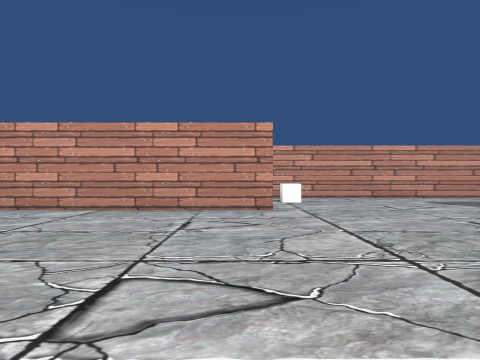
View 1 (above)

21 first-person views from a walk through a Unity game level. The camera is 1.2 m above the floor, looks level and sees 75° across. The floor is counted in squares, 2 m on a side. Each view is taken from the middle of a square. On the plan, view 1 faces up. The plan holds only what a view shows up to about 9 squares ahead; the rest is blank. The place goes on beyond the plan. The player character is not drawn. Some surface patterns are stand-ins.

View 2
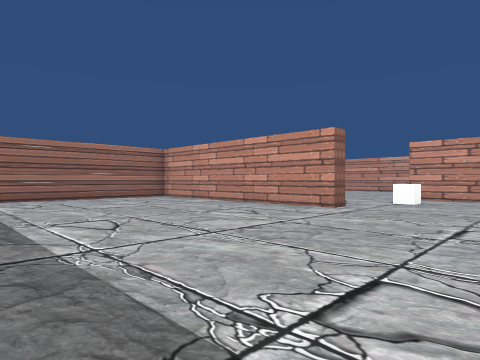

View 3
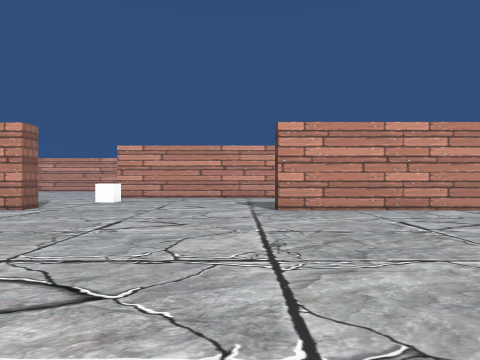

View 4
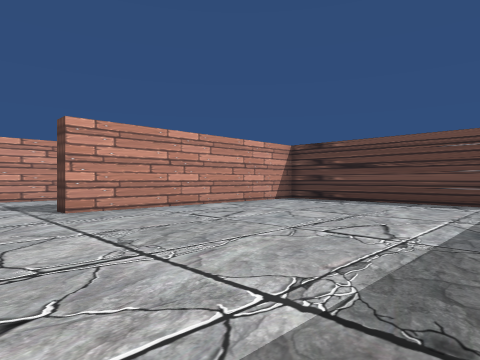

View 5
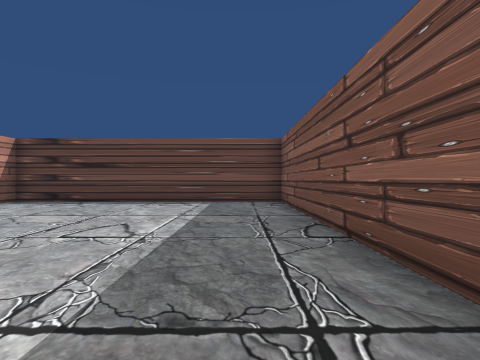

View 6
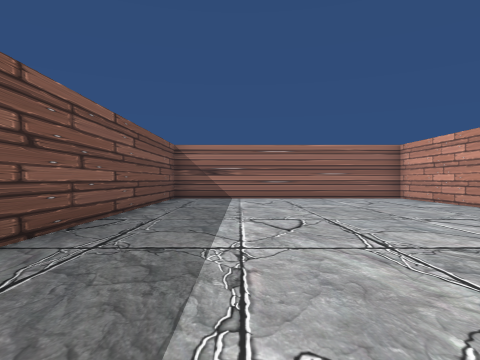

View 7
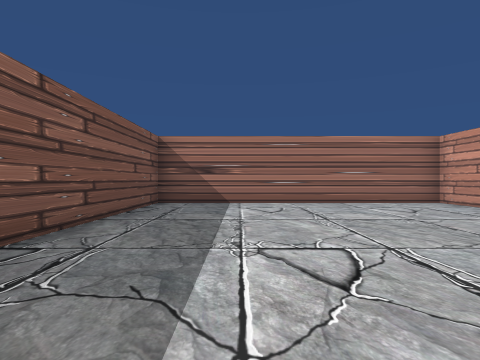

View 8
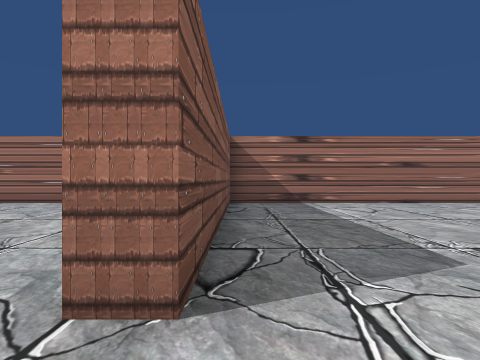

View 9
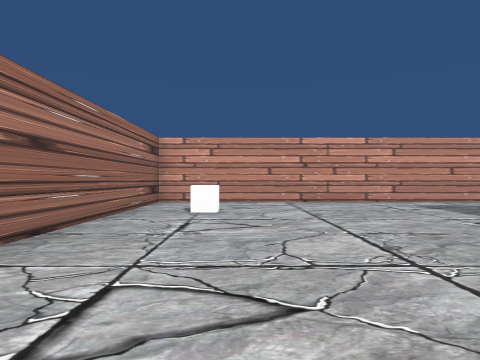

View 10
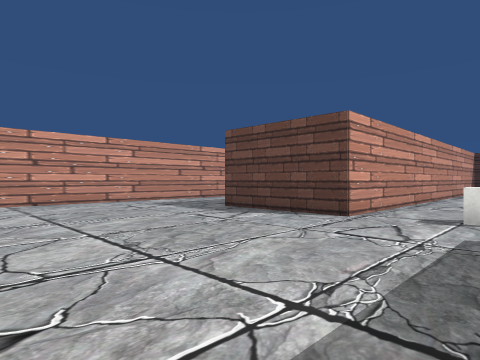

View 11
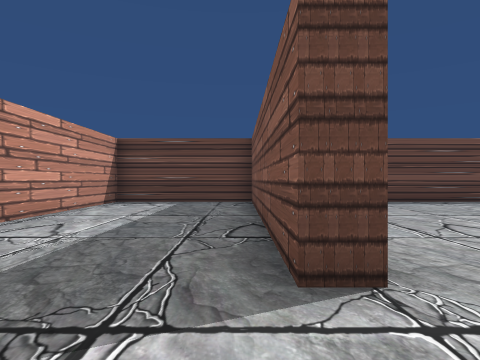

View 12
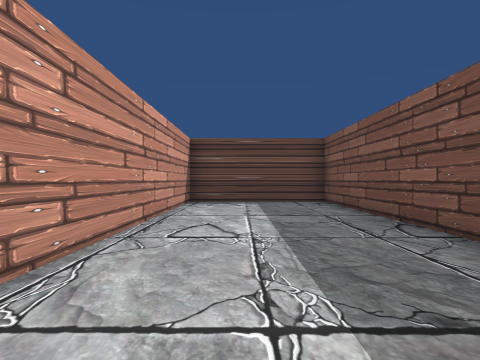

View 13
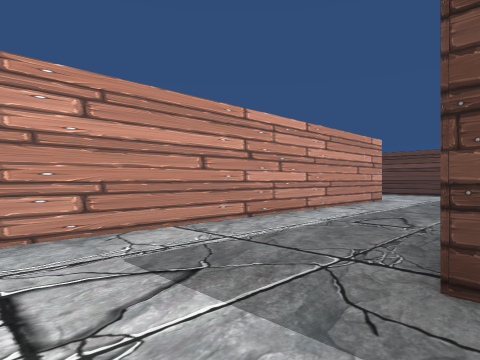

View 14
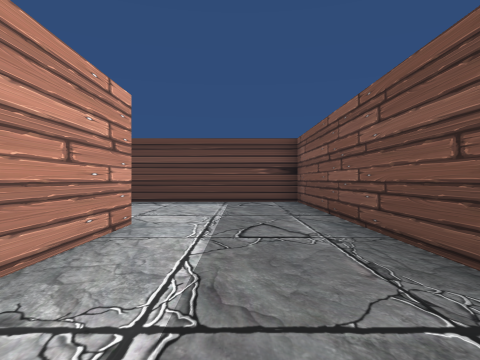

View 15
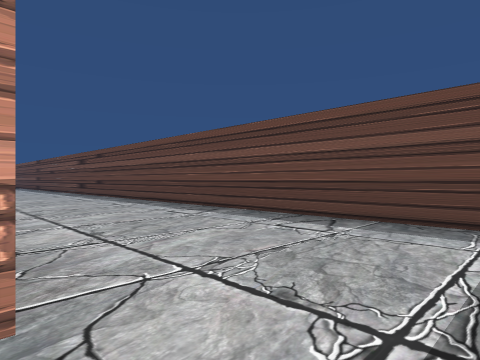

View 16
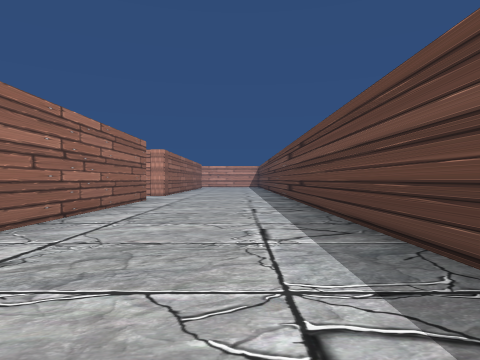

View 17
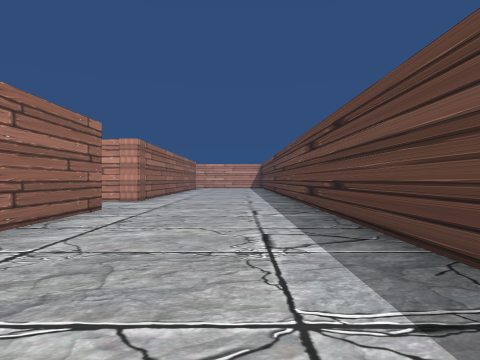

View 18
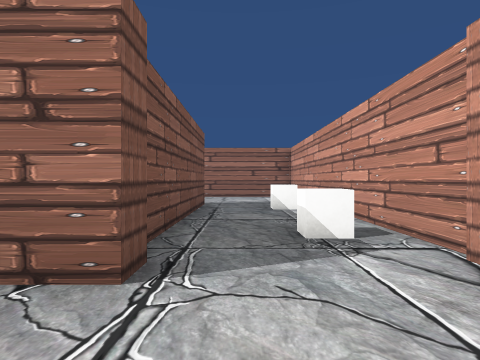

View 19
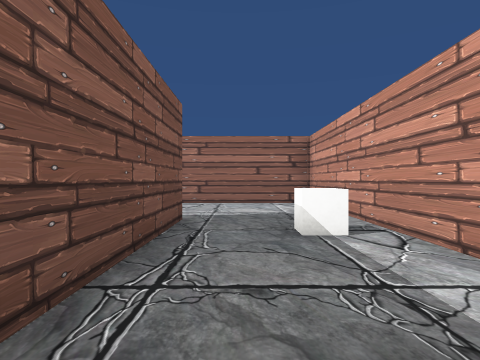

View 20
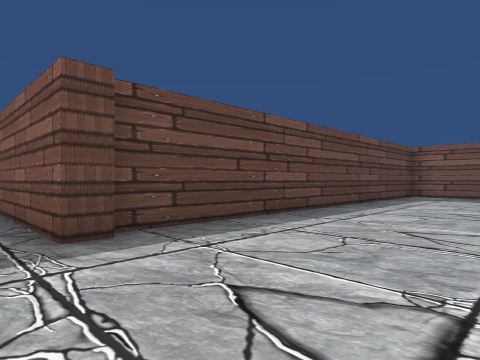

View 21
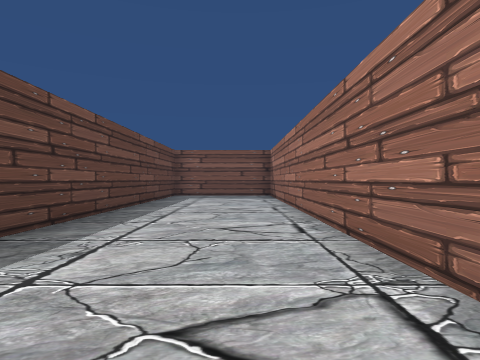

### Floor plan
Points are (right, up) in squares from view 1. A wall is a line through its corners. A room is listed if a view was taken in it or the views show most of it. See-through windows are left out.
Room 1 (views 1, 2, 3, 4, 5, 6, 7, 8, 9, 10, 11, 12, 13, 14, 15, 16, 17, 18)
walls: (6, 13.4) (12.6, 13.4) (12.6, 31); (8.2, 16.5) (-6.2, 16.5) (-6.2, 6.8); (-5.8, 6.7) (0.7, 6.7) (0.7, 6.2) (-6.2, 6.2) (-6.2, -1.1) (1.2, -1.1); (5.4, -1.1) (12.6, -1.1) (12.6, 6.2) (5.7, 6.2) (5.7, 6.7) (12.6, 6.7) (12.6, 10.4) (0.9, 10.4) (0.9, 13.5); (8.2, 28.3) (8.2, 22.6)
ways out: opening at (8, 29.5) to room 2
objects: cube (-5, 14); cube (1, 9)
Room 2 (views 19, 20, 21)
walls: (2.2, 27.5) (2.2, 28.1) (7.1, 28.1); (2.5, 19.8) (2.5, 27.5); (7.6, 28.3) (8.2, 28.3); (8.2, 30.8) (-1.2, 30.8) (-1.2, 20)
ways out: opening at (8, 29.5) to room 1
objects: cube (3, 30); cube (6, 30)

Positions as (right, up) in squares from view 1, and headings:
1: (0, 0), facing up
2: (4, 0), facing up-left
3: (5, 0), facing up
4: (4, 0), facing up-right
5: (4, 0), facing right
6: (4, 1), facing left
7: (2, 1), facing left
8: (2, 7), facing left
9: (-4, 8), facing up
10: (-4, 8), facing up-right
11: (4, 7), facing right
12: (4, 9), facing right
13: (-1, 13), facing up-right
14: (4, 15), facing right
15: (8, 15), facing up-right
16: (11, 19), facing up
17: (11, 22), facing up
18: (10, 29), facing left
19: (7, 29), facing left
20: (-1, 29), facing down-right
21: (0, 29), facing down
